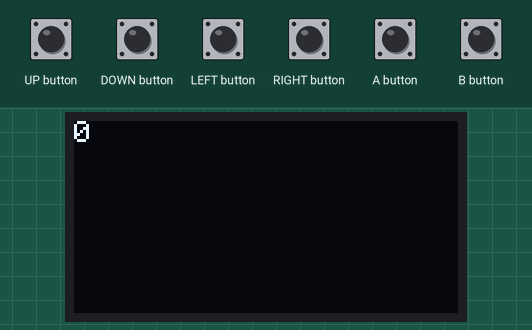
This sketch was run on a simulated Arduboy, built with avr-gcc and run on an emulated ATmega32U4. Parts: 128×64 one-colour display. The inputs (shaded band) are chosen by the test bench.

Above: at 1.2 s.
1.3 s: A button pressed for 1 s
At 2.7 s:
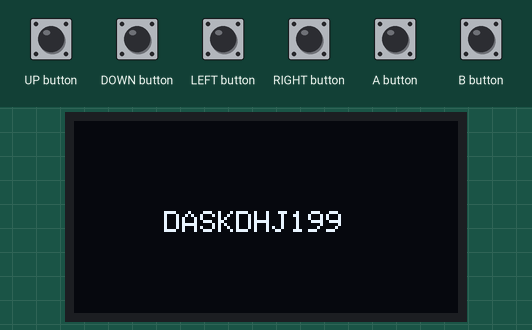
3.8 s: B button pressed for 1 s
At 5.8 s:
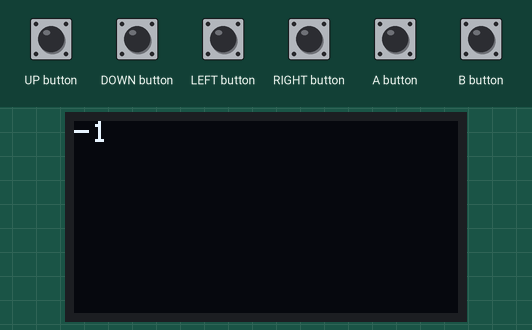
6.3 s: A button pressed for 0.15 s
At 7.6 s:
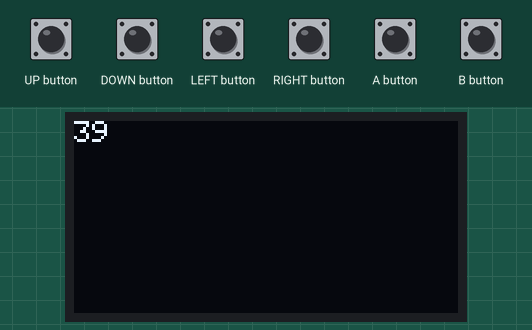
7.9 s: B button pressed for 0.15 s
At 8.8 s:
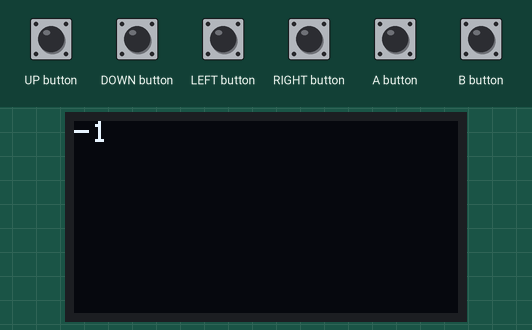
Timing chart, 0 to 10.5 s (numbered marks = the images above; inputs shaded):
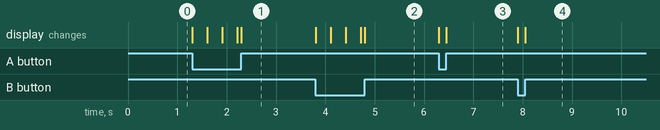

Measured:
- after the input at 1.3 s, the display: first changes at once (image 1 shows a later state)
- after the input at 3.8 s, the display: first changes at once (image 2 shows a later state)
- after the input at 6.3 s, the display: first changes at once (image 3 shows a later state)
- after the input at 7.9 s, the display: first changes at once (image 4 shows a later state)

The sketch:

tut4.ino
```cpp
#include <Arduboy.h>
Arduboy arduboy;
int counter;

void setup() {
    arduboy.begin();
    arduboy.clear();
    counter = 0;
}

// counter will overflow to negative number
void loop() {
    arduboy.clear();
    arduboy.setCursor(0,0);

    if (arduboy.pressed(A_BUTTON) == true) {
        counter = counter + 1;
    }

    if (arduboy.pressed(B_BUTTON) == true) {
            counter = counter - 1;
    }
    if (counter >= 100) {
        arduboy.setCursor(30, 30);
        arduboy.print ("DASKDHJ");
    }
    arduboy.print(counter);
    arduboy.display();
}
```
